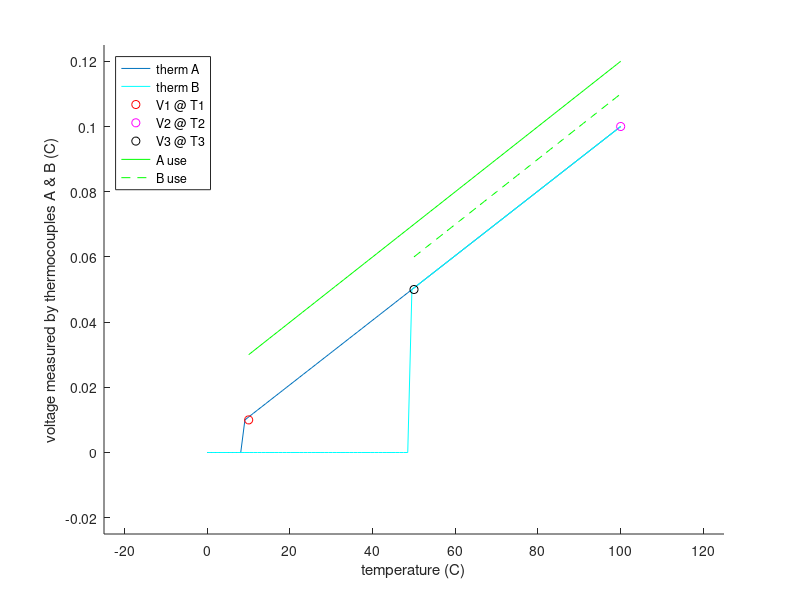

This chart was generated by the following MATLAB code:
% Prob 15

clear;
close;

temp = linspace(0,100,100);

A_volt = cat(2, zeros(1,9) , linspace(10,100,91)*10^-3);

B_volt = cat(2, zeros(1,49) ,linspace(50,100,51)*10^-3);


%%Plots with dots and 90% line
% Enter x and y axis values here
run = temp;
rise = A_volt;
rise2 = B_volt;
% Enter axis labels to use, comment out otherwise
xstring = 'temperature (C)';
ystring = 'voltage measured by thermocouples A & B (C)';
%Set the percent mark of y-axis "response time"
% else comment out
%percent_fit = 100;

% Calculate axis ranges
dim_offset = 0.25;
drun = abs(max(run) - min(run));
drise = abs(max(rise)-min(rise));
drise2 = abs(max(rise2)-min(rise2));

dims = [min(run)-drun*dim_offset ...
        max(run)+drun*dim_offset ...
        min(rise)-drise*dim_offset ...
        max(rise)+drise*dim_offset];


%subplot(2,1,1);
hold on
t = plot(run, rise);
o = plot(run, rise2 , 'c');

% Calculate end points for plot

p = plot(10, 0.01,'or');
r = plot(100, 0.1,'om');
t = plot(50, 0.05,'ok');


%Set figure visual parameters parameters
%set(h,'Color','c');
%title(strcat('best fit : y =  ', best_fit));
axis(dims );
if(exist('xstring') & exist('ystring'))
    xlabel(xstring );
    ylabel(ystring );
end

% Calculate and plot percent fit line, if required
if(exist('percent_fit'))
    m = (max(rise) - min(rise))* percent_fit/100 + min(rise);

    y = ones([1,length(run)])*m;
     l = plot(run,y,'g');

    px = drun*.75 + min(run);
    py = drise*.25 + min(rise);
    rtext = strcat(num2str(percent_fit),'% response ', ' ');
    text(px,py,rtext,'Color','g');
end

% Section segments of usable thermocouple
temp_a_seg = linspace(10,100,91);
temp_b_seg = linspace(50,100,51);

A_seg =  linspace(10,100,91)*10^-3 + 0.02;

B_seg = linspace(50,100,51)*10^-3 + 0.01;

g = plot(temp_a_seg,A_seg ,'-g');
h = plot(temp_b_seg,B_seg, '--g');


%leg_titles = ['line graph', 'points', 'best fit'];
legend('therm A', 'therm B', 'V1 @ T1' ,'V2 @ T2','V3 @ T3',...
            'A use','B use','Location','NorthWest');





hold off
